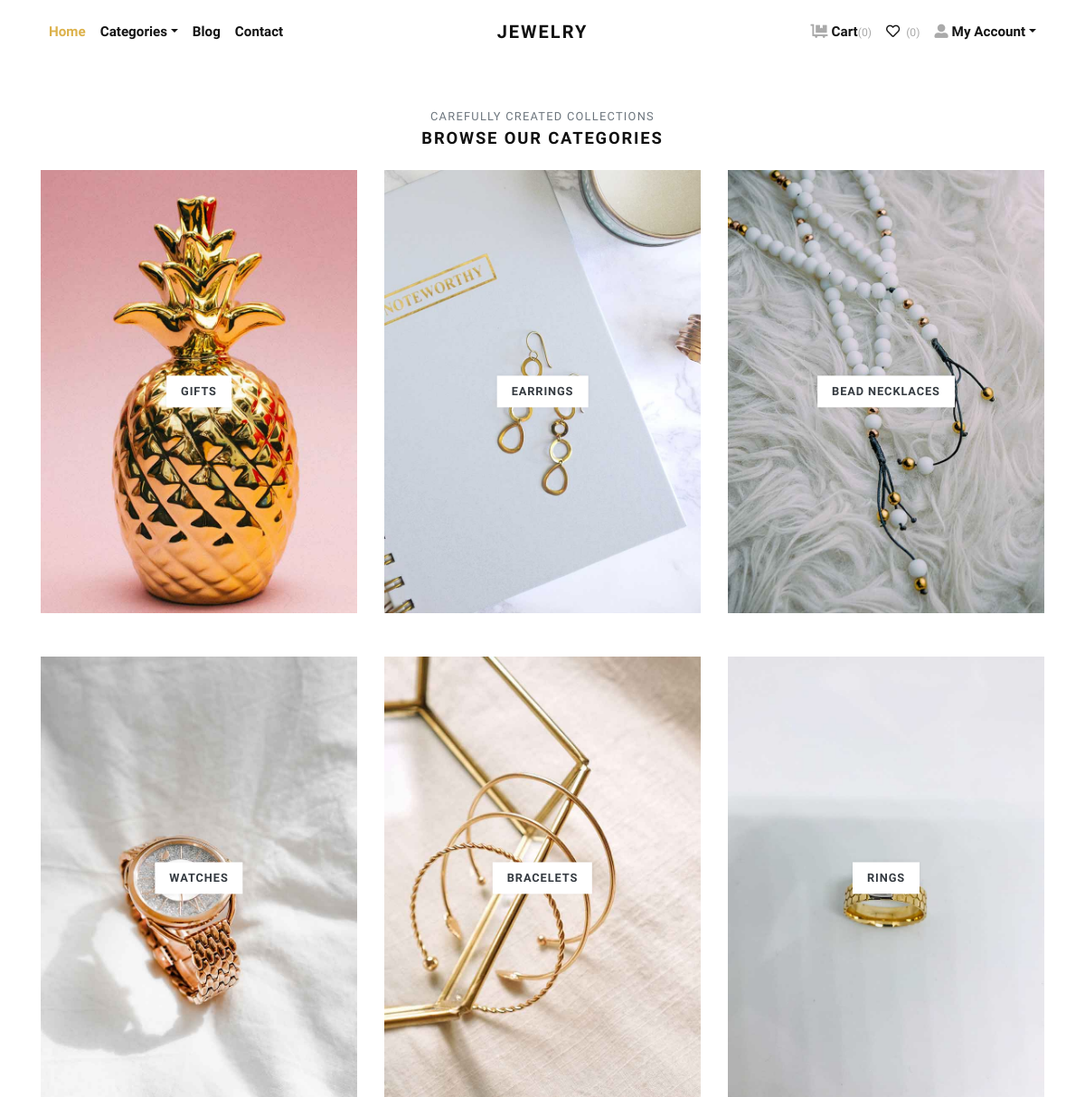
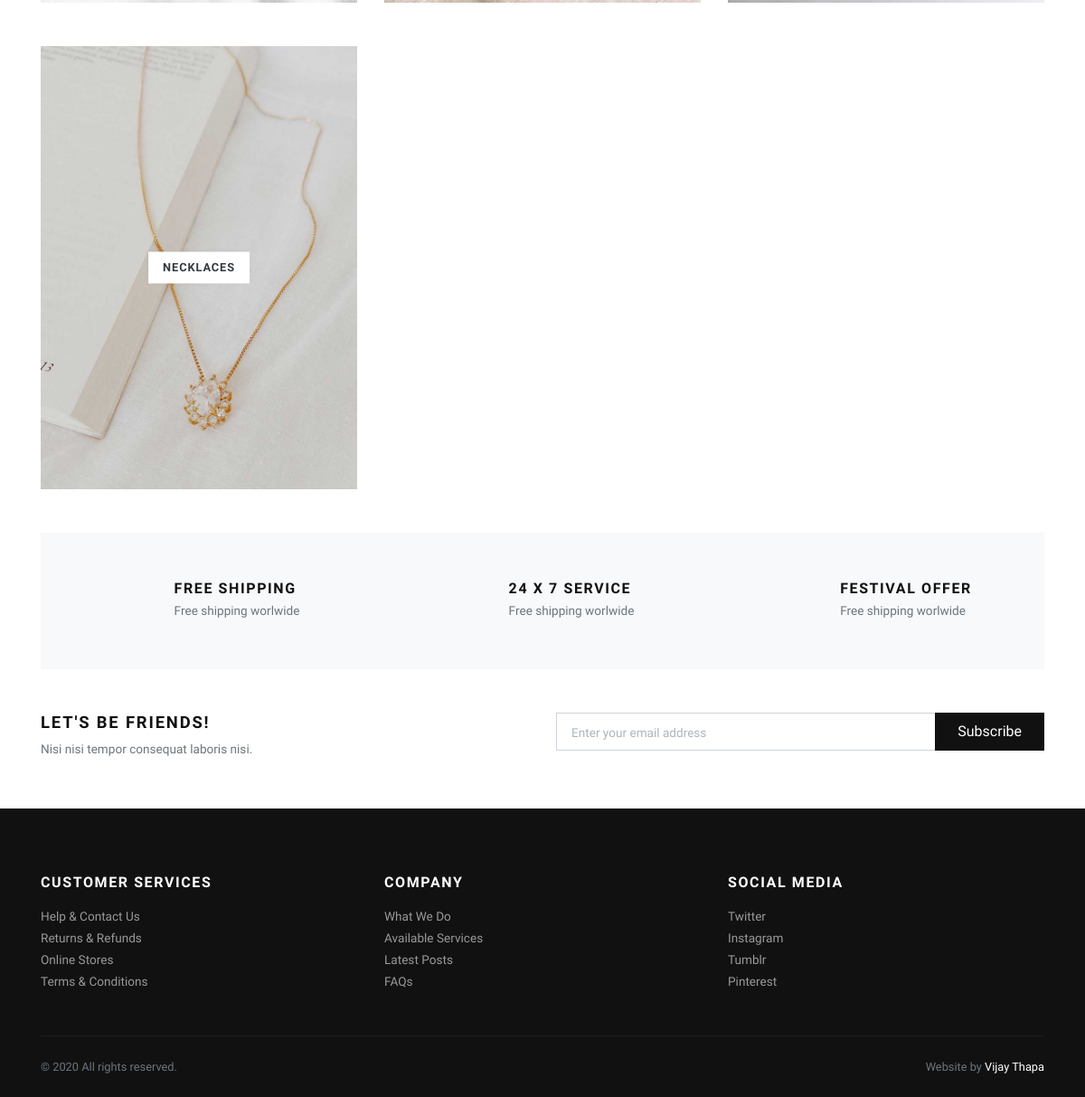
The page /categories/ (signed in) on the database its author committed (2 pictures, top to bottom).
### store/models.py (models this page shows, shortened)
class Category(models.Model):
    title = models.CharField(max_length=50, verbose_name="Category Title")
    slug = models.SlugField(max_length=55, verbose_name="Category Slug")
    description = models.TextField(blank=True, verbose_name="Category Description")
    category_image = models.ImageField(upload_to='category', blank=True, null=True, verbose_name="Category Image")
    is_active = models.BooleanField(verbose_name="Is Active?")
    is_featured = models.BooleanField(verbose_name="Is Featured?")
    created_at = models.DateTimeField(auto_now_add=True, verbose_name="Created Date")
    updated_at = models.DateTimeField(auto_now=True, verbose_name="Updated Date")
    class Meta:
        verbose_name_plural = 'Categories'
        ordering = ('-created_at', )

### store/views.py (the view)
# urls.py: path('categories/', views.all_categories, name="all-categories"),
def all_categories(request):
    categories = Category.objects.filter(is_active=True)
    return render(request, 'store/categories.html', {'categories':categories})

### store/context_preprocessors.py (called while the page is built)
def store_menu(request):
    categories = Category.objects.filter(is_active=True)
    context = {
        'categories_menu': categories,
    }
    return context

def cart_menu(request):
    if request.user.is_authenticated:
        cart_items= Cart.objects.filter(user=request.user)
        context = {
            'cart_items': cart_items,
        }
    else:
        context = {}
    return context

### templates/store/categories.html (shortened to what this page needs)
{% extends 'base.html' %}
{% load static %}
      {% block content %}
      <div class="container">
        <section class="pt-5">
          <header class="text-center">
            <p class="small text-muted small text-uppercase mb-1">Carefully created collections</p>
            <h2 class="h5 text-uppercase mb-4">Browse our categories</h2>
          </header>
          <div class="row">
          {% if categories %}
            {% for category in categories %}
              <div class="col-md-4 mb-4 mb-md-5">
                <a class="category-item" href="{% url 'store:category-products' category.slug %}">
                  <strong class="category-item-title">{{ category.title }}</strong>
                </a>
              </div>
            {% endfor %}
          {% endif %}
          </div>
        </section>
        <section class="py-5 bg-light">
          <div class="container">
            <div class="row text-center">
              <div class="col-lg-4 mb-3 mb-lg-0">
                <div class="d-inline-block">
                  <div class="media align-items-end">
                    <svg class="svg-icon svg-icon-big svg-icon-light">
                      <use xlink:href="#delivery-time-1"> </use>
                    </svg>
                    <div class="media-body text-left ml-3">
                      <h6 class="text-uppercase mb-1">Free shipping</h6>
                      <p class="text-small mb-0 text-muted">Free shipping worlwide</p>
                    </div>
                  </div>
                </div>
              </div>
              <div class="col-lg-4 mb-3 mb-lg-0">
                <div class="d-inline-block">
                  <div class="media align-items-end">
                    <svg class="svg-icon svg-icon-big svg-icon-light">
                      <use xlink:href="#helpline-24h-1"> </use>
                    </svg>
                    <div class="media-body text-left ml-3">
                      <h6 class="text-uppercase mb-1">24 x 7 service</h6>
                      <p class="text-small mb-0 text-muted">Free shipping worlwide</p>
                    </div>
                  </div>
                </div>
              </div>
              <div class="col-lg-4">
                <div class="d-inline-block">
                  <div class="media align-items-end">
                    <svg class="svg-icon svg-icon-big svg-icon-light">
                      <use xlink:href="#label-tag-1"> </use>
                    </svg>
                    <div class="media-body text-left ml-3">
                      <h6 class="text-uppercase mb-1">Festival offer</h6>
                      <p class="text-small mb-0 text-muted">Free shipping worlwide</p>
                    </div>
                  </div>
                </div>
              </div>
            </div>
          </div>
        </section>
        <section class="py-5">
          <div class="container p-0">
            <div class="row">
              <div class="col-lg-6 mb-3 mb-lg-0">
                <h5 class="text-uppercase">Let's be friends!</h5>
                <p class="text-small text-muted mb-0">Nisi nisi tempor consequat laboris nisi.</p>
              </div>
              <div class="col-lg-6">
                <form action="#">
                  <div class="input-group flex-column flex-sm-row mb-3">
                    <input class="form-control form-control-lg py-3" type="email" placeholder="Enter your email address" aria-describedby="button-addon2">
                    <div class="input-group-append">
                      <button class="btn btn-dark btn-block" id="button-addon2" type="submit">Subscribe</button>
                    </div>
                  </div>
                </form>
              </div>
            </div>
          </div>
        </section>
      </div>
      {% endblock content %}

### jewelryshop/static/css/style.default.css (style rules this page uses)
.text-small { font-size: 0.85rem !important; }
strong { font-weight: 700; }
.category-item { display: block; position: relative; color: #343a40; transition: all 0.3s; }
.category-item-title { display: inline-block; padding: 0.5rem 1rem; background: #fff; text-transform: uppercase; letter-spacing: 0.07em; position: absolute; top: 50%; left: 50%; -webkit-transform: translate(-50%, -50%); transform: translate(-50%, -50%); box-shadow: 0 0 5px rgba(0, 0, 0, 0.07); font-size: 0.8rem; }
.text-uppercase { text-transform: uppercase; letter-spacing: 0.1em; }
.svg-icon { width: 32px; height: 32px; vertical-align: text-bottom; stroke: currentColor; stroke-width: 3; --layer1: currentColor; --layer2: currentColor; --layer3: currentColor; }
.svg-icon.svg-icon-light { stroke-width: 2; }
.svg-icon-big { width: 48px; height: 48px; }
.btn { font-weight: 400; border: 1px solid transparent; font-family: inherit; padding: 0.375rem 1.5rem; font-size: 1rem; line-height: 1.5; border-radius: 0; transition: color 0.15s ease-in-out, background-color 0.15s ease-in-out, border-color 0.15s ease-in-out, box-shadow 0.15s ease-in-out; }
.btn-dark { color: #fff; background-color: #111111; border-color: #111111; }
body { font-family: "Libre Franklin", sans-serif; font-size: 1rem; font-weight: 400; line-height: 1.5; color: #111111; background-color: #fff; }
a { color: #dcb14a; text-decoration: none; }
h1, h2, h3, h4, h5, h6, .h1, .h2, .h3, .h4, .h5, .h6 { margin-bottom: 0.5rem; font-family: inherit; font-weight: 900; line-height: 1.2; color: inherit; }
h2, .h2 { font-size: 1.9rem; }
h5, .h5 { font-size: 1.15rem; }
h6, .h6 { font-size: 1rem; }
small, .small { font-size: 80%; font-weight: 400; }
.bg-light { background-color: #f8f9fa !important; }
.form-control { padding: 0.375rem 0.75rem; font-size: 1rem; line-height: 1.5; color: #495057; background-color: #fff; border: 1px solid #ced4da; border-radius: 0; transition: border-color 0.15s ease-in-out, box-shadow 0.15s ease-in-out; }
.form-control::placeholder { color: #adb5bd; font-size: 0.85rem; font-weight: 400; }
.form-control-lg { padding: 0.5rem 1rem; font-size: 1rem; line-height: 1.5; border-radius: 0; }

### rows shown on the page
Category: title "GIFTS"
Category: title "EARRINGS"
Category: title "BEAD NECKLACES"
Category: title "WATCHES"
Category: title "BRACELETS"
Category: title "RINGS"
Category: title "NECKLACES"

### other values the page prints
{{ cart_items.count }} "0"
